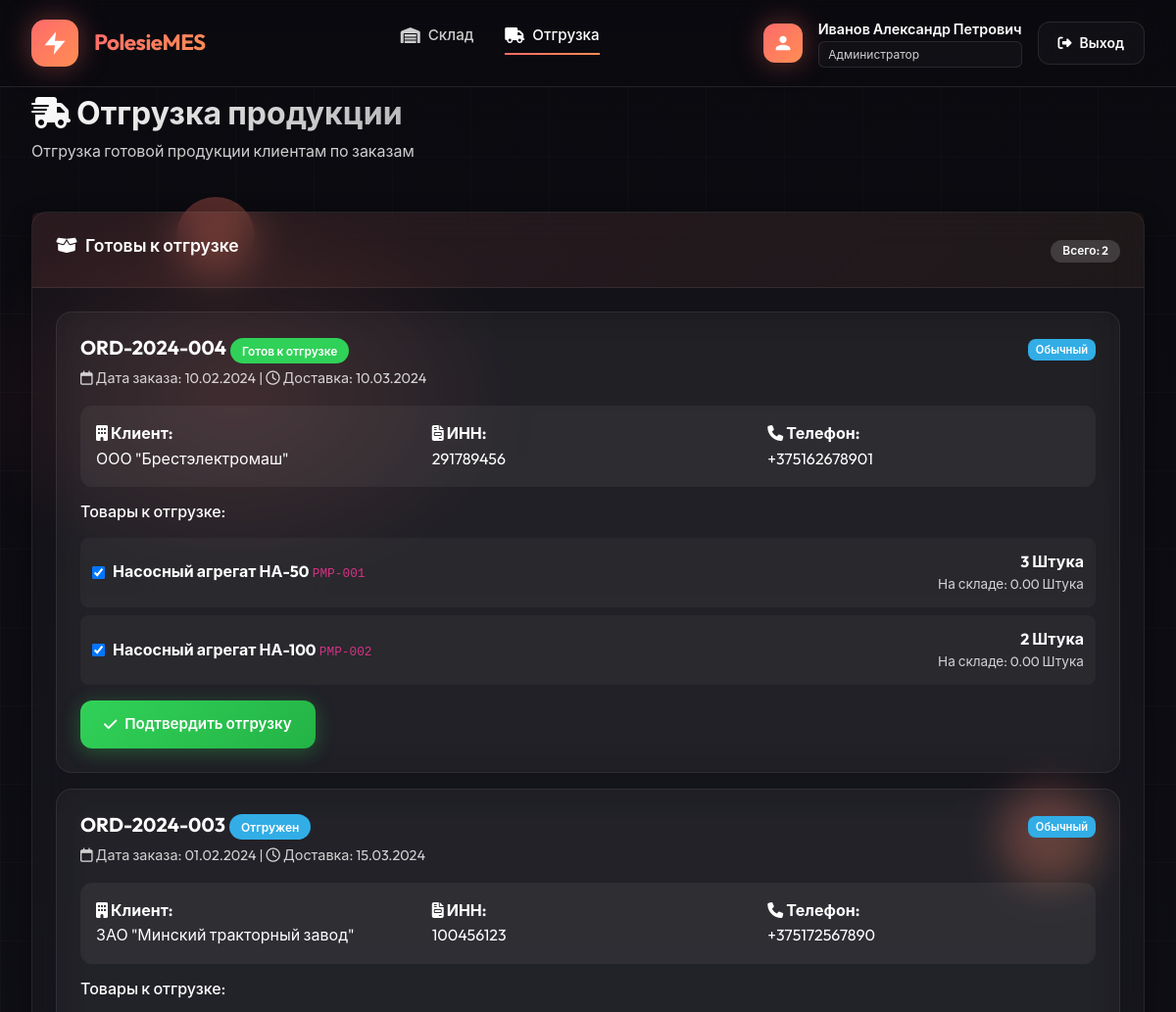
Page /modules/warehouse/orders/index.php (signed in, upper part) on the earlier database version.
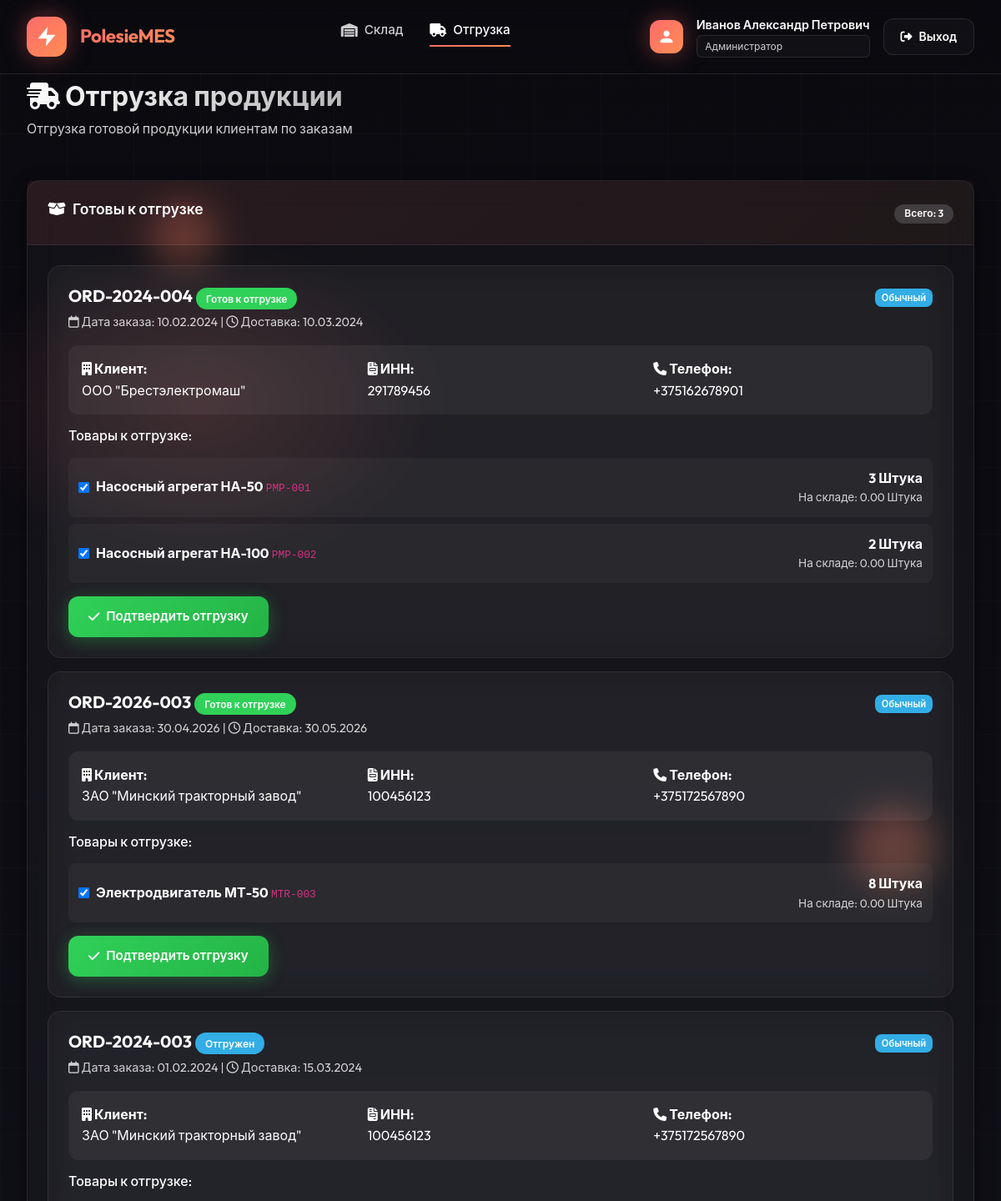
Same page on the later database version.
### tables this page shows
CREATE TABLE orders (
    id INT AUTO_INCREMENT PRIMARY KEY,
    order_number VARCHAR(50) UNIQUE NOT NULL,
    customer_id INT NOT NULL,
    order_date DATE NOT NULL,
    delivery_date DATE,
    priority ENUM('low', 'normal', 'high', 'urgent') DEFAULT 'normal',
    status ENUM('new', 'confirmed', 'in_production', 'quality_check', 'ready', 'shipped', 'completed', 'cancelled') DEFAULT 'new',
    items_json JSON,
    total_amount DECIMAL(15,2),
    currency VARCHAR(3) DEFAULT 'BYN',
    notes TEXT,
    manager_id INT,
     
    tracking_number VARCHAR(100),
    carrier VARCHAR(200),
    driver_name VARCHAR(200),
    vehicle_number VARCHAR(50),
    shipped_at DATETIME,
    received_at DATETIME,
    completion_notes TEXT,
    created_at TIMESTAMP DEFAULT CURRENT_TIMESTAMP,
    updated_at TIMESTAMP DEFAULT CURRENT_TIMESTAMP ON UPDATE CURRENT_TIMESTAMP,
    FOREIGN KEY (customer_id) REFERENCES partners(id),
    FOREIGN KEY (manager_id) REFERENCES staff(id),
    INDEX idx_order_number (order_number),
    INDEX idx_status (status)
);

CREATE TABLE partners (
    id INT AUTO_INCREMENT PRIMARY KEY,
    partner_type ENUM('customer', 'supplier', 'both') DEFAULT 'customer',
    name VARCHAR(200) NOT NULL,
    inn VARCHAR(20),
    kpp VARCHAR(20),
    address TEXT,
    phone VARCHAR(20),
    email VARCHAR(100),
    contact_person VARCHAR(100),
    country VARCHAR(50) DEFAULT 'Беларусь',
    status ENUM('active', 'inactive') DEFAULT 'active',
    created_at TIMESTAMP DEFAULT CURRENT_TIMESTAMP,
    INDEX idx_partner_type (partner_type)
);

CREATE TABLE items (
    id INT AUTO_INCREMENT PRIMARY KEY,
    item_type ENUM('product', 'material', 'equipment') NOT NULL,
    item_code VARCHAR(50) UNIQUE NOT NULL,
    name VARCHAR(200) NOT NULL,
    category_id INT,
    location_id INT,
    unit_id INT,
    current_stock DECIMAL(12,3) DEFAULT 0,
    min_stock INT DEFAULT 0,
    price DECIMAL(12,2),
    currency VARCHAR(3) DEFAULT 'BYN',
    supplier_id INT,
    status ENUM('operational', 'maintenance', 'broken', 'offline', 'active', 'inactive') DEFAULT 'active',
    extra_specs JSON,
    description TEXT,
    is_active BOOLEAN DEFAULT TRUE,
    created_at TIMESTAMP DEFAULT CURRENT_TIMESTAMP,
    updated_at TIMESTAMP DEFAULT CURRENT_TIMESTAMP ON UPDATE CURRENT_TIMESTAMP,
    FOREIGN KEY (category_id) REFERENCES dictionaries(id),
    FOREIGN KEY (location_id) REFERENCES dictionaries(id),
    FOREIGN KEY (unit_id) REFERENCES dictionaries(id),
    FOREIGN KEY (supplier_id) REFERENCES partners(id),
    INDEX idx_item_type (item_type),
    INDEX idx_item_code (item_code)
);

CREATE TABLE dictionaries (
    id INT AUTO_INCREMENT PRIMARY KEY,
    dict_type ENUM('unit', 'category', 'location', 'position') NOT NULL,
    code VARCHAR(50) NOT NULL,
    name VARCHAR(200) NOT NULL,
    parent_id INT NULL,
    extra_data JSON,
    description TEXT,
    is_active BOOLEAN DEFAULT TRUE,
    created_at TIMESTAMP DEFAULT CURRENT_TIMESTAMP,
    INDEX idx_dict_type (dict_type),
    INDEX idx_code (code)
);

### includes/helpers.php (called while the page is built, shortened)
<?php
function formatDate($date, $format = DATE_FORMAT) {
    if (is_string($date)) {
        $date = strtotime($date);
    }
    return date($format, $date);
}
function e($string) {
    return htmlspecialchars($string ?? '', ENT_QUOTES, 'UTF-8');
}

### modules/warehouse/orders/index.php (the view, shortened to what the changed rows need)
<?php
require_once __DIR__ . '/../../../includes/helpers.php';
$db = getDB();
$stmt = $db->query("
    SELECT o.*, p.name as customer_name, p.inn, p.address, p.phone, p.email,
           s.first_name as manager_first, s.last_name as manager_last
    FROM orders o
    LEFT JOIN partners p ON o.customer_id = p.id
    LEFT JOIN staff s ON o.manager_id = s.id
    WHERE o.status IN ('ready', 'shipped')
    ORDER BY
        CASE o.status WHEN 'ready' THEN 0 WHEN 'shipped' THEN 1 END,
        o.delivery_date ASC,
        o.created_at DESC
");
$readyOrders = $stmt->fetchAll();
?>
<!DOCTYPE html>
<html lang="ru">
<head>
    <link href="https://cdn.jsdelivr.net/npm/bootstrap@5.3.0/dist/css/bootstrap.min.css" rel="stylesheet">
    <link href="https://cdnjs.cloudflare.com/ajax/libs/font-awesome/6.4.0/css/all.min.css" rel="stylesheet">
    <link rel="stylesheet" href="<?= APP_URL ?>/assets/css/common-style.css">
</head>
<body>
    <div class="particles-container">
        <div class="particle"></div>
        <div class="particle"></div>
    </div>
    <div class="main-content">
        <div class="page-header">
            <div class="page-title">
                <h1><i class="fas fa-shipping-fast"></i> Отгрузка продукции</h1>
            </div>
        </div>
        <div class="card">
            <div class="card-header">
                <div class="card-stats">
                    <span class="badge bg-secondary">Всего: <?= count($readyOrders) ?></span>
                </div>
            </div>
            <div class="card-body">
                <?php if (empty($readyOrders)): ?>
                <div class="empty-state">
                    <i class="fas fa-inbox"></i>
                    <p>Нет заказов, готовых к отгрузке</p>
                </div>
                <?php else: ?>
                <?php foreach ($readyOrders as $order): ?>
                <div class="order-card">
                    <div class="d-flex justify-content-between align-items-start mb-3">
                        <div>
                            <h5 style="margin-bottom: 0.5rem;">
                                <strong><?= e($order['order_number']) ?></strong>
                                <?php if ($order['status'] === 'ready'): ?>
                                    <span class="status-badge status-ready">Готов к отгрузке</span>
                                <?php else: ?>
                                    <span class="status-badge status-shipped">Отгружен</span>
                                <?php endif; ?>
                            </h5>
                            <div style="color: var(--text-primary); font-size: 0.9rem; opacity: 0.8;">
                                <i class="far fa-calendar"></i> Дата заказа: <?= formatDate($order['order_date']) ?>
                                <?php if ($order['delivery_date']): ?>
                                | <i class="far fa-clock"></i> Доставка: <?= formatDate($order['delivery_date']) ?>
                                <?php endif; ?>
                            </div>
                        </div>
                        <div>
                            <span class="priority-badge priority-<?= $order['priority'] ?>">
                                <?php
                                $priorityNames = [
                                    'low' => 'Низкий',
                                    'normal' => 'Обычный',
                                    'high' => 'Высокий',
                                    'urgent' => 'Срочный'
                                ];
                                echo $priorityNames[$order['priority']] ?? $order['priority'];
                                ?>
                            </span>
                        </div>
                    </div>
                    <div class="customer-info">
                        <div class="row">
                            <div class="col-md-4">
                                <strong><i class="fas fa-building"></i> Клиент:</strong><br>
                                <?= e($order['customer_name']) ?>
                            </div>
                            <div class="col-md-4">
                                <strong><i class="fas fa-file-invoice"></i> ИНН:</strong><br>
                                <?= e($order['inn'] ?? '-') ?>
                            </div>
                            <div class="col-md-4">
                                <strong><i class="fas fa-phone"></i> Телефон:</strong><br>
                                <?= e($order['phone'] ?? '-') ?>
                            </div>
                        </div>
                    </div>
                    <?php
                    $items = json_decode($order['items_json'], true);
                    if (is_array($items)):
                    ?>
                    <form method="POST" class="items-to-ship">
                        <h6 style="margin-bottom: 1rem;">Товары к отгрузке:</h6>
                        <?php foreach ($items as $index => $item):
                            $productId = $item['product_id'] ?? null;
                            $stmt = $db->prepare("SELECT name, item_code, current_stock, unit_id FROM items WHERE id = ?");
                            $stmt->execute([$productId]);
                            $product = $stmt->fetch();
                            $unitName = '';
                            if ($product && $product['unit_id']) {
                                $stmt = $db->prepare("SELECT name FROM dictionaries WHERE id = ?");
                                $stmt->execute([$product['unit_id']]);
                                $unit = $stmt->fetch();
                                $unitName = $unit['name'] ?? '';
                            }
                        ?>
                        <div class="item-row">
                            <label>
                                <?php if ($order['status'] === 'ready'): ?>
                                <input type="checkbox" name="items[<?= $index ?>][product_id]" value="<?= $productId ?>" checked>
                                <?php else: ?>
                                <input type="checkbox" disabled checked>
                                <?php endif; ?>
                                <span>
                                    <strong><?= e($product['name'] ?? 'Продукт #' . $productId) ?></strong>
                                    <code style="font-size: 0.8rem;"><?= e($product['item_code'] ?? '') ?></code>
                                </span>
                            </label>
                            <div style="text-align: right;">
                                <div><strong><?= $item['quantity'] ?> <?= e($unitName) ?></strong></div>
                                <div class="stock-available">
                                    На складе: <?= number_format($product['current_stock'] ?? 0, 2) ?> <?= e($unitName) ?>
                                </div>
                            </div>
                        </div>
                        <?php endforeach; ?>
                        <?php if ($order['status'] === 'ready'): ?>
                        <div class="mt-3">
                            <button type="submit" class="btn-success">
                                <i class="fas fa-check"></i> Подтвердить отгрузку
                            </button>
                        </div>
                        <?php endif; ?>
                    </form>
                    <?php endif; ?>
                </div>
                <?php endforeach; ?>
                <?php endif; ?>
            </div>
        </div>
    </div>
</body>
</html>

Differences in the rows shown:
added orders: order_number "ORD-2026-003", status "Готов к отгрузке", order_date "30.04.2026", delivery_date "30.05.2026", priority "Обычный", customer.name "ЗАО \"Минский тракторный завод\"", customer.inn "100456123", customer.phone "+375172567890", items.name "Электродвигатель МТ-50", items.item_code "MTR-003", quantity "8", dictionaries.name "Штука", items.current_stock "0.00"
Other differences:
count($readyOrders): "2" → "3"
